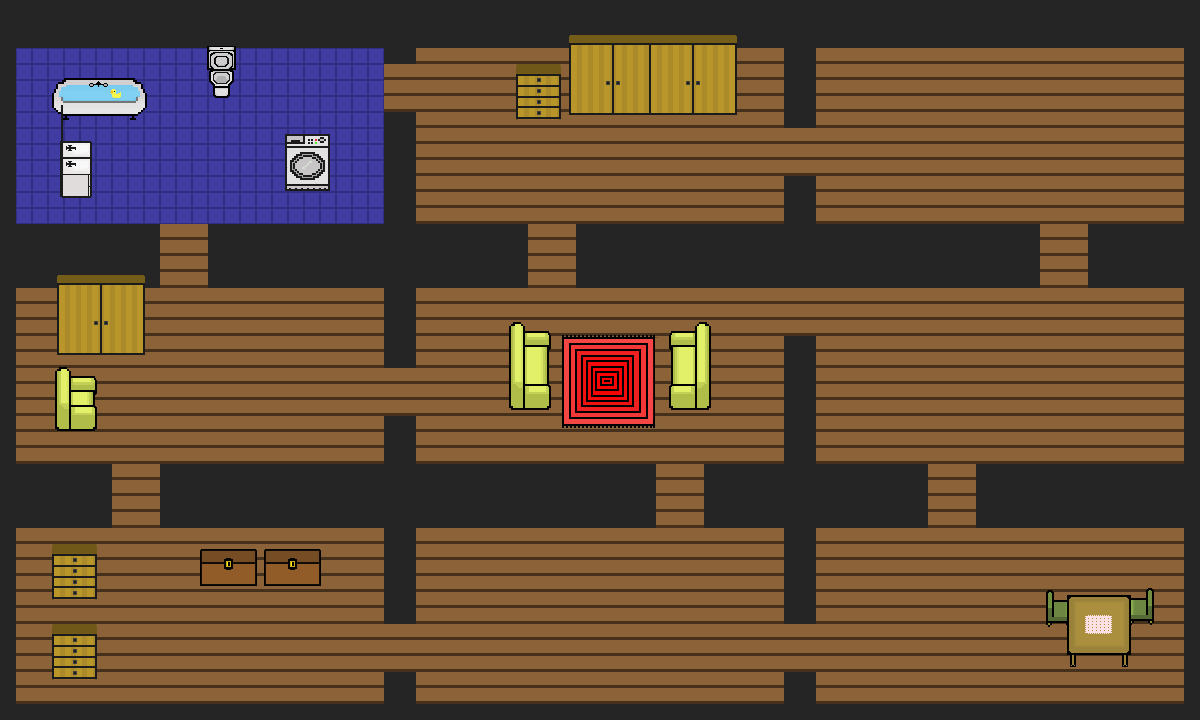

A level layout from a 2D game, rendered from its tile map. Below: a short description, then the map file with tile-grid data replaced by summaries:
An orthogonal 75x45 tile map with 16x16 px tiles, 2 tile layers (background, graphics), 5 tilesets and 64 objects (6x Right, 6x Left, 6x Up, 6x Down).

<map version="1.0" orientation="orthogonal" renderorder="right-down" width="75" height="45" tilewidth="16" tileheight="16" nextobjectid="99">
 <tileset firstgid="1" name="house" tilewidth="16" tileheight="16" tilecount="2" columns="2">
  <image source="tiles/house.png" width="32" height="16" />
 </tileset>
 <tileset firstgid="3" name="bath" tilewidth="16" tileheight="16" tilecount="1" columns="1">
  <image source="tiles/groundBath16x16.png" width="16" height="16" />
 </tileset>
 <tileset firstgid="4" name="t" tilewidth="16" tileheight="16" tilecount="256" columns="16">
  <image source="tiles/house2.png" width="256" height="256" />
 </tileset>
 <tileset firstgid="260" name="furniture" tilewidth="100" tileheight="100" tilecount="400" columns="20">
  <image source="furniture ola.png" width="2000" height="2000" />
 </tileset>
 <tileset firstgid="660" name="sp" tilewidth="75" tileheight="60" tilecount="1" columns="1">
  <image source="sp.png" width="75" height="60" />
 </tileset>
 <layer name="background" width="75" height="45">
  <data>[3375 cells, 3375 non-empty, 5 distinct tile ids]</data>
 </layer>
 <layer name="graphics" width="75" height="45">
  <data>[3375 cells, 23 non-empty, 15 distinct tile ids]</data>
 </layer>
 <objectgroup name="walls">
  <object id="1" x="0" y="0" width="1200" height="24" />
  <object id="2" x="0" y="0" width="16" height="720" />
  <object id="3" x="0" y="704" width="1200" height="16" />
  <object id="4" x="0" y="224" width="159.667" height="40" />
  <object id="5" x="1184" y="0" width="16" height="720" />
  <object id="6" x="384" y="0" width="32" height="64" />
  <object id="7" x="784" y="0" width="32" height="128" />
  <object id="8" x="0" y="464" width="111.875" height="40" />
  <object id="12" x="208.076" y="223.974" width="319.833" height="40" />
  <object id="13" x="576" y="224" width="464" height="40" />
  <object id="14" x="1088.06" y="224.062" width="110.938" height="40" />
  <object id="16" x="160.032" y="464.036" width="495.968" height="40" />
  <object id="17" x="704.062" y="463.909" width="223.875" height="40" />
  <object id="18" x="976.062" y="464.062" width="223.392" height="40" />
  <object id="19" x="384.083" y="112.042" width="32" height="255.927" />
  <object id="20" x="383.989" y="416" width="32" height="207.957" />
  <object id="22" x="384.088" y="672.026" width="32" height="47.5994" />
  <object id="24" x="784.059" y="176.008" width="32" height="111.905" />
  <object id="26" x="784" y="336.062" width="32" height="287.75" />
  <object id="28" x="784.031" y="672" width="32" height="47.5" />
 </objectgroup>
 <objectgroup name="collision">
  <object id="10" x="200.199" y="549.172" width="57.0737" height="20" />
  <object id="29" x="263.989" y="549.203" width="57.2837" height="20" />
  <object id="33" x="61.6667" y="142" width="29.6667" height="44.3333" />
  <object id="34" x="54" y="78.6667" width="91.3333" height="28" />
  <object id="36" x="207.667" y="46.3333" width="27.6667" height="38.6667" />
  <object id="37" x="285.667" y="134.333" width="42.3333" height="43" />
  <object id="42" x="1067.67" y="595.167" width="62.3333" height="53" />
  <object id="43" x="1046.58" y="592.25" width="28" height="19.5833" />
  <object id="81" x="510.667" y="322" width="12.6667" height="72.6667" />
  <object id="82" x="526" y="333.333" width="21.3333" height="62" />
  <object id="84" x="52.5" y="544.062" width="43.5" height="37.4375" />
  <object id="85" x="52" y="624.062" width="43.5" height="37.4375" />
  <object id="86" x="55.25" y="367.5" width="14.5" height="51.0833" />
  <object id="87" x="71" y="376.75" width="23.5" height="41" />
  <object id="88" x="57.5" y="276" width="85" height="54.25" />
  <object id="89" x="569.5" y="35.5" width="166" height="60.5" />
  <object id="91" x="517.25" y="64.25" width="43" height="35.25" />
  <object id="94" x="696.667" y="322.167" width="12.6667" height="72.6667" />
  <object id="95" x="672.333" y="332.5" width="21.3333" height="62" />
  <object id="96" x="1129" y="591.5" width="24" height="21.5" />
 </objectgroup>
 <objectgroup name="changeRoom" visible="0">
  <object id="56" name="Right" x="387.352" y="631.568" width="12" height="30" />
  <object id="57" name="Left" x="400.852" y="631.568" width="12" height="30" />
  <object id="59" name="Up" x="120.886" y="480.477" width="30" height="12" />
  <object id="60" name="Down" x="120.886" y="466.705" width="30" height="12" />
  <object id="61" name="Left" x="800.042" y="633.5" width="12" height="30" />
  <object id="62" name="Right" x="786.542" y="633.5" width="12" height="30" />
  <object id="63" name="Left" x="800.708" y="297.5" width="12" height="30" />
  <object id="64" name="Right" x="787.208" y="297.5" width="12" height="30" />
  <object id="65" name="Right" x="388.542" y="376.167" width="12" height="30" />
  <object id="66" name="Left" x="402.042" y="376.167" width="12" height="30" />
  <object id="67" name="Right" x="787.875" y="136.167" width="12" height="30" />
  <object id="68" name="Left" x="801.375" y="136.167" width="12" height="30" />
  <object id="69" name="Right" x="388.542" y="72.1667" width="12" height="30" />
  <object id="70" name="Left" x="402.042" y="72.1667" width="12" height="30" />
  <object id="71" name="Up" x="170.22" y="240.477" width="30" height="12" />
  <object id="72" name="Down" x="170.22" y="226.705" width="30" height="12" />
  <object id="73" name="Down" x="536.886" y="226.038" width="30" height="12" />
  <object id="74" name="Up" x="536.886" y="239.811" width="30" height="12" />
  <object id="75" name="Down" x="666.22" y="466.705" width="30" height="12" />
  <object id="76" name="Up" x="666.22" y="480.477" width="30" height="12" />
  <object id="77" name="Down" x="938.22" y="465.371" width="30" height="12" />
  <object id="78" name="Up" x="938.22" y="479.144" width="30" height="12" />
  <object id="79" name="Down" x="1049.55" y="225.371" width="30" height="12" />
  <object id="80" name="Up" x="1049.55" y="239.144" width="30" height="12" />
 </objectgroup>
</map>